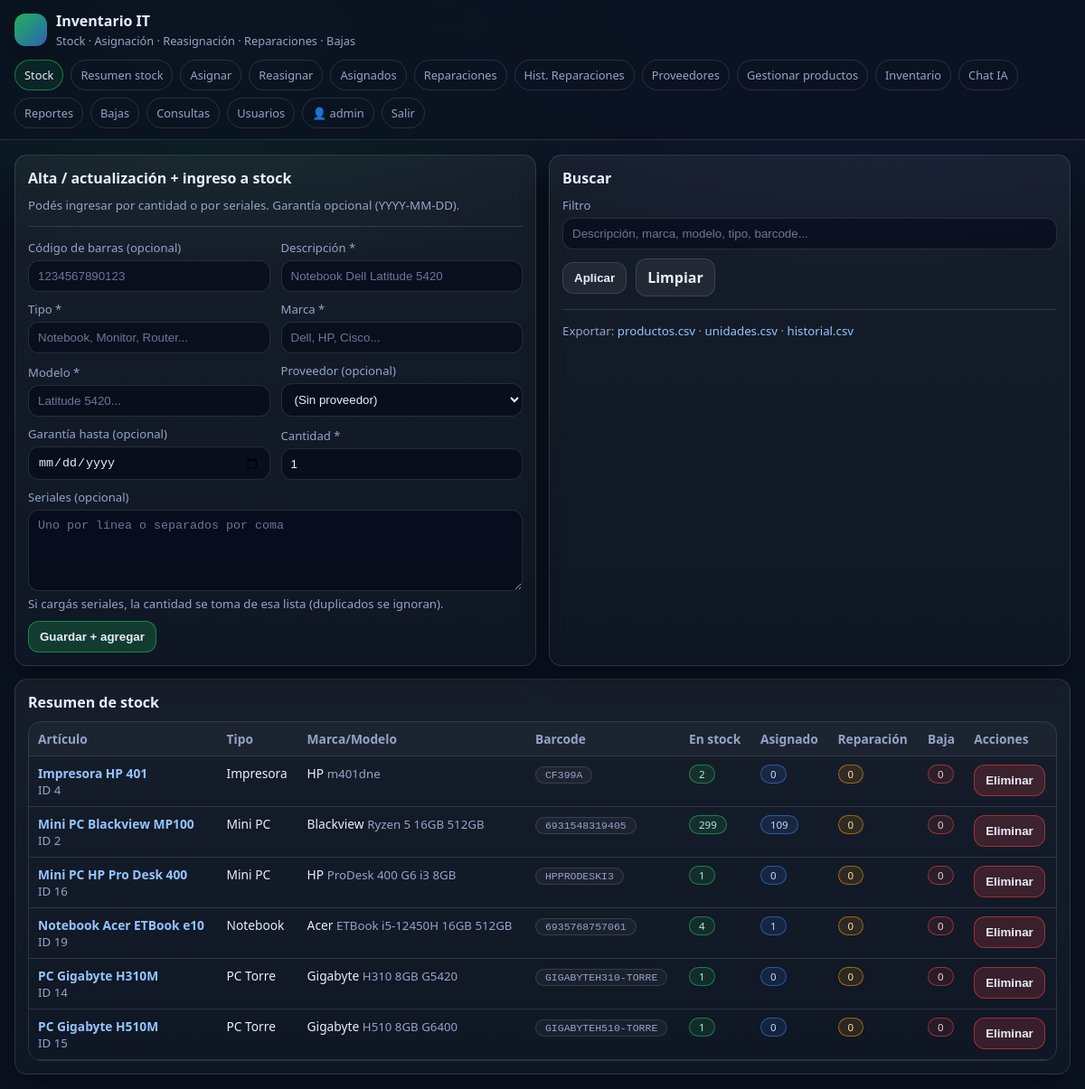
/stock (signed in), run on the app's committed database.
### tables this page shows
CREATE TABLE users (
      id INTEGER PRIMARY KEY AUTOINCREMENT,
      username TEXT UNIQUE NOT NULL,
      password_hash TEXT NOT NULL,
      is_admin INTEGER NOT NULL DEFAULT 0,
      created_at TEXT NOT NULL
    );

CREATE TABLE products (
      id INTEGER PRIMARY KEY AUTOINCREMENT,
      barcode TEXT,
      descripcion TEXT NOT NULL,
      tipo TEXT NOT NULL,
      marca TEXT NOT NULL,
      modelo TEXT NOT NULL,
      proveedor_id INTEGER REFERENCES providers(id),
      created_at TEXT NOT NULL
    );

### app.py (the view)
@app.route("/stock")
@login_required
def stock():
    q = (request.args.get("q") or "").strip().lower()
    db = get_db()
    products = db.execute("""
      SELECT p.*,
        SUM(CASE WHEN u.status='IN_STOCK' THEN 1 ELSE 0 END) AS in_stock,
        SUM(CASE WHEN u.status='ASSIGNED' THEN 1 ELSE 0 END) AS assigned,
        SUM(CASE WHEN u.status='IN_REPAIR' THEN 1 ELSE 0 END) AS in_repair,
        SUM(CASE WHEN u.status='RETIRED' THEN 1 ELSE 0 END) AS retired
      FROM products p
      LEFT JOIN units u ON u.product_id = p.id
      GROUP BY p.id
      ORDER BY p.descripcion COLLATE NOCASE
    """).fetchall()
    if q:
        products = [p for p in products if q in f"{p['descripcion']} {p['tipo']} {p['marca']} {p['modelo']} {p['barcode'] or ''}".lower()]
    providers = db.execute("SELECT id,nombre FROM providers ORDER BY nombre COLLATE NOCASE").fetchall()
    tipos = [r["tipo"] for r in db.execute("SELECT DISTINCT tipo FROM products WHERE tipo IS NOT NULL AND TRIM(tipo)<>'' ORDER BY tipo COLLATE NOCASE").fetchall()]
    descripciones = [r["descripcion"] for r in db.execute("SELECT DISTINCT descripcion FROM products WHERE descripcion IS NOT NULL AND TRIM(descripcion)<>'' ORDER BY descripcion COLLATE NOCASE").fetchall()]
    marcas = [r["marca"] for r in db.execute("SELECT DISTINCT marca FROM products WHERE marca IS NOT NULL AND TRIM(marca)<>'' ORDER BY marca COLLATE NOCASE").fetchall()]
    modelos = [r["modelo"] for r in db.execute("SELECT DISTINCT modelo FROM products WHERE modelo IS NOT NULL AND TRIM(modelo)<>'' ORDER BY modelo COLLATE NOCASE").fetchall()]
    return render_template("stock.html", products=products, q=q, providers=providers, tipos=tipos, descripciones=descripciones, marcas=marcas, modelos=modelos)

### app.py (called while the page is built)
def get_db() -> sqlite3.Connection:
    if "db" not in g:
        conn = sqlite3.connect(DB_PATH)
        conn.row_factory = sqlite3.Row
        g.db = conn
        ensure_schema_migrations(g.db)
    return g.db

def ensure_schema_migrations(db):
    try:
        cols = [r["name"] for r in db.execute("PRAGMA table_info(products)").fetchall()]
        if "proveedor_id" not in cols:
            db.execute("ALTER TABLE products ADD COLUMN proveedor_id INTEGER")
            db.commit()
    except Exception:
        pass
    try:
        cols_u = [r["name"] for r in db.execute("PRAGMA table_info(units)").fetchall()]
        if "purchase_provider_id" not in cols_u:
            db.execute("ALTER TABLE units ADD COLUMN purchase_provider_id INTEGER")
            db.commit()
    except Exception:
        pass
    try:
        db.execute("DROP INDEX IF EXISTS idx_products_barcode")
        db.execute("CREATE UNIQUE INDEX IF NOT EXISTS idx_products_barcode_provider ON products(barcode, IFNULL(proveedor_id,0)) WHERE barcode IS NOT NULL AND barcode != ''")
        db.commit()
    except Exception:
        pass

def login_required(fn):
    @wraps(fn)
    def wrapper(*args, **kwargs):
        if not session.get("user_id"):
            return redirect(url_for("login", next=request.path))
        return fn(*args, **kwargs)
    return wrapper

def current_user():
    uid = session.get("user_id")
    if not uid:
        return None
    db = get_db()
    return db.execute("SELECT * FROM users WHERE id = ?", (uid,)).fetchone()

@app.before_request
def _fk_on():
    db = get_db()
    db.execute("PRAGMA foreign_keys=ON;")

@app.teardown_appcontext
def _close(e=None):
    close_db(e)

@app.context_processor
def inject_globals():
    return {"me": current_user()}

### templates/stock.html (shortened to what this page needs)
{% extends "base.html" %}
{% from "_macros.html" import short_date %}
{% set title="Stock" %}
{% set active="stock" %}
{% block content %}
<div class="grid two">
  <div class="card">
    <h2>Alta / actualización + ingreso a stock</h2>
    <div class="muted">Podés ingresar por cantidad o por seriales. Garantía opcional (YYYY-MM-DD).</div>
    <hr class="sep">
    <form id="pForm">
      <div>
        <label>Código de barras (opcional)</label>
        <input name="barcode" placeholder="1234567890123">
      </div>
      <div>
        <label>Descripción *</label>
        <input name="descripcion" required placeholder="Notebook Dell Latitude 5420" list="dl_descripciones">
      </div>
      <div>
        <label>Tipo *</label>
        <input name="tipo" required placeholder="Notebook, Monitor, Router..." list="dl_tipos">
      </div>
      <div>
        <label>Marca *</label>
        <input name="marca" required placeholder="Dell, HP, Cisco..." list="dl_marcas">
      </div>
      <div>
        <label>Modelo *</label>
        <input name="modelo" required placeholder="Latitude 5420..." list="dl_modelos">
      </div>
      <div>
        <label>Proveedor (opcional)</label>
        <select name="proveedor_id">
          <option value="0">(Sin proveedor)</option>
        </select>
      </div>
      <div>
        <label>Garantía hasta (opcional)</label>
        <input name="warranty_until" type="date">
      </div>
      <div>
        <label>Cantidad *</label>
        <input name="qty" type="number" min="1" value="1" required>
      </div>
      <div style="grid-column:1/-1;">
        <label>Seriales (opcional)</label>
        <textarea name="serials" placeholder="Uno por línea o separados por coma"></textarea>
        <div class="muted">Si cargás seriales, la cantidad se toma de esa lista (duplicados se ignoran).</div>
      </div>
      <div style="display:flex; gap:10px; align-items:center;">
        <button class="btn primary" type="submit">Guardar + agregar</button>
      </div>
    </form>
  </div>
  <div class="card">
    <h2>Buscar</h2>
    <form method="get">
      <div style="grid-column:1/-1;">
        <label>Filtro</label>
        <input name="q" value="{{ q }}" placeholder="Descripción, marca, modelo, tipo, barcode...">
      </div>
      <div style="display:flex; gap:10px; align-items:center;">
        <button class="btn" type="submit">Aplicar</button>
        <a class="btn" href="{{ url_for('stock') }}">Limpiar</a>
      </div>
    </form>
    <hr class="sep">
    <div class="muted">Exportar: <a href="/export/productos.csv">productos.csv</a> · <a href="/export/unidades.csv">unidades.csv</a> · <a href="/export/historial.csv">historial.csv</a></div>
  </div>
</div>
<div class="card" style="margin-top:14px;">
  <h2>Resumen de stock</h2>
  <div class="table-wrap">
    <table>
      <thead>
        <tr>
          <th>Artículo</th><th>Tipo</th><th>Marca/Modelo</th><th>Barcode</th>
          <th>En stock</th><th>Asignado</th><th>Reparación</th><th>Baja</th><th>Acciones</th>
        </tr>
      </thead>
      <tbody>
        {% for p in products %}
        {% if (p.in_stock or 0) > 0 %}
        <tr>
          <td><a href="#" class="js-info" data-kind="product" data-id="{{ p.id }}"><b>{{ p.descripcion }}</b></a><div class="muted">ID {{ p.id }}</div></td>
          <td>{{ p.tipo }}</td>
          <td>{{ p.marca }} <span class="muted">{{ p.modelo }}</span></td>
          <td>{% if p.barcode %}<span class="badge mono">{{ p.barcode }}</span>{% else %}<span class="muted">-</span>{% endif %}</td>
          <td><span class="badge ok">{{ p.in_stock or 0 }}</span></td>
          <td><span class="badge blue">{{ p.assigned or 0 }}</span></td>
          <td><span class="badge warn">{{ p.in_repair or 0 }}</span></td>
          <td><span class="badge danger">{{ p.retired or 0 }}</span></td>
          <td>
            <button class="btn danger btn-sm js-del" data-id="{{ p.id }}" data-desc="{{ p.descripcion|e }}">Eliminar</button>
          </td>
        </tr>
        {% endif %}
        {% endfor %}
      </tbody>
    </table>
  </div>
</div>
{% endblock %}

### templates/base.html (shortened to what this page needs)
{% from "_macros.html" import short_date %}
<!doctype html>
<html lang="es">
<head>
  <link rel="stylesheet" href="{{ url_for('static', filename='style.css') }}">
</head>
<body>
  <div class="topbar">
    <div class="nav">
      <div class="brand">
        <div class="logo"></div>
        <div>
          <h1>Inventario IT</h1>
          <div class="sub">Stock · Asignación · Reasignación · Reparaciones · Bajas</div>
        </div>
      </div>
      <div class="menu">
        {% if me %}
          <a class="pill {% if active=='stock' %}active{% endif %}" href="{{ url_for('stock') }}">Stock</a>
          <a class="pill {% if active=='stock_all' %}active{% endif %}" href="{{ url_for('stock_all') }}">Resumen stock</a>
          <a class="pill {% if active=='assign' %}active{% endif %}" href="{{ url_for('assign_page') }}">Asignar</a>
          <a class="pill {% if active=='reassign' %}active{% endif %}" href="{{ url_for('reassign_page') }}">Reasignar</a>
          <a class="pill {% if active=='assigned' %}active{% endif %}" href="{{ url_for('assigned_page') }}">Asignados</a>
          <a class="pill {% if active=='repairs' %}active{% endif %}" href="{{ url_for('repairs_page') }}">Reparaciones</a>
          <a class="pill {% if active=='repairs_history' %}active{% endif %}" href="{{ url_for('repairs_history_page') }}">Hist. Reparaciones</a>
          <a class="pill {% if active=='providers' %}active{% endif %}" href="{{ url_for('providers_page') }}">Proveedores</a>
        <a class="pill {% if active=='manage_products' %}active{% endif %}" href="{{ url_for('manage_products_page') }}">Gestionar productos</a>
        <a class="pill {% if active=='inventory' %}active{% endif %}" href="{{ url_for('inventory_page') }}">Inventario</a>
        <a class="pill {% if active=='ai_chat' %}active{% endif %}" href="{{ url_for('ai_chat_page') }}">Chat IA</a>
        <a class="pill {% if active=='reports' %}active{% endif %}" href="{{ url_for('reports_page') }}">Reportes</a>
          <a class="pill {% if active=='retired' %}active{% endif %}" href="{{ url_for('retired_page') }}">Bajas</a>
          <a class="pill {% if active=='queries' %}active{% endif %}" href="{{ url_for('queries_page') }}">Consultas</a>
          {% if me.is_admin %}
            <a class="pill {% if active=='users' %}active{% endif %}" href="{{ url_for('users_page') }}">Usuarios</a>
          {% endif %}
          <span class="pill">👤 {{ me.username }}</span>
          <a class="pill" href="{{ url_for('logout') }}">Salir</a>
        {% endif %}
      </div>
    </div>
  </div>
  <div class="container">
    {% block content %}{% endblock %}
  </div>
</body>
</html>

### static/style.css (style rules this page uses)
:root { --bg: #0b1220; --panel: #0f1a2f; --card: #0c1629; --muted: #93a4c7; --text: #e7eefc; --border: rgba(255,255,255,.12); --accent: #22c55e; --warn: #f59e0b; --danger: #ef4444; --link: #93c5fd; --shadow: 0 10px 30px rgba(0,0,0,.35); --mono: ui-monospace, SFMono-Regular, Menlo, Monaco, Consolas, "Liberation Mono", monospace; }
* { box-sizing:border-box; }
body { margin:0; font-family: system-ui, -apple-system, Segoe UI, Roboto, sans-serif; background: radial-gradient(900px 500px at 20% 0%, rgba(34,197,94,.15), transparent 60%), radial-gradient(900px 500px at 80% 0%, rgba(59,130,246,.12), transparent 60%), var(--bg); color: var(--text); }
a { color: var(--link); text-decoration:none; }
.topbar { position:sticky; top:0; z-index:20; background: rgba(11,18,32,.85); backdrop-filter: blur(10px); border-bottom:1px solid var(--border); }
.nav { max-width:1200px; margin:0 auto; padding:12px 16px; display:flex; gap:12px; align-items:center; justify-content:space-between; flex-wrap:wrap; }
.brand { display:flex; gap:10px; align-items:center; }
.logo { width:36px; height:36px; border-radius:12px; background: linear-gradient(135deg, rgba(34,197,94,.9), rgba(59,130,246,.7)); box-shadow: var(--shadow); }
.brand h1 { margin:0; font-size:1rem; }
.brand .sub { color: var(--muted); font-size:.8rem; margin-top:2px; }
.menu { display:flex; flex-wrap:wrap; gap:8px; align-items:center; }
.pill { padding:7px 10px; border:1px solid var(--border); border-radius:999px; color: var(--muted); font-size:.8rem; }
.pill.active { border-color: rgba(34,197,94,.55); color: var(--text); background: rgba(34,197,94,.10); }
.container { max-width:1200px; margin:0 auto; padding:16px; }
.grid { display:grid; grid-template-columns: 1fr; gap:14px; }
@media (min-width: 900px) { .grid.two { grid-template-columns: 1fr 1fr; } }
.card { background: linear-gradient(180deg, rgba(255,255,255,.05), rgba(255,255,255,.02)); border: 1px solid var(--border); border-radius: 14px; padding:14px; box-shadow: var(--shadow); }
.card h2 { margin:0 0 10px 0; font-size:1rem; }
.muted { color: var(--muted); font-size:.83rem; }
hr.sep { border:none; border-top:1px solid var(--border); margin:14px 0; }
form { display:grid; grid-template-columns: repeat(auto-fit, minmax(210px, 1fr)); gap:10px 12px; align-items:end; }
label { display:block; margin:0 0 5px 0; color: var(--muted); font-size:.82rem; }
input, select, textarea { width:100%; padding:9px 10px; border-radius:12px; border:1px solid var(--border); background: rgba(2,6,23,.55); color: var(--text); outline:none; }
textarea { min-height:90px; resize:vertical; }
input::placeholder, textarea::placeholder { color: rgba(147,164,199,.7); }
.btn { padding:9px 12px; border-radius:12px; border:1px solid var(--border); background: rgba(255,255,255,.06); color: var(--text); cursor:pointer; font-weight:600; }
.btn.primary { background: rgba(34,197,94,.22); border-color: rgba(34,197,94,.55); }
.btn.danger { background: rgba(239,68,68,.18); border-color: rgba(239,68,68,.55); }
.table-wrap { overflow:auto; border-radius:14px; border:1px solid var(--border); }
table { width:100%; border-collapse:collapse; font-size:.86rem; min-width: 860px; }
th, td { padding:9px 10px; border-bottom:1px solid var(--border); vertical-align:top; }
th { text-align:left; color: var(--muted); background: rgba(255,255,255,.03); position:sticky; top:0; }
.badge { display:inline-block; padding:2px 10px; border-radius:999px; border:1px solid var(--border); font-size:.72rem; color: var(--muted); background: rgba(255,255,255,.04); }
.badge.ok { color:#a7f3d0; border-color: rgba(34,197,94,.55); background: rgba(34,197,94,.12); }
.badge.blue { color:#bfdbfe; border-color: rgba(59,130,246,.55); background: rgba(59,130,246,.12); }
.badge.warn { color:#fde68a; border-color: rgba(245,158,11,.55); background: rgba(245,158,11,.12); }
.badge.danger { color:#fecaca; border-color: rgba(239,68,68,.55); background: rgba(239,68,68,.10); }
.badge.mono { font-family: var(--mono); }

### data on the page
users: username "admin"
products: descripcion "Impresora HP 401", id "4", tipo "Impresora", marca "HP", modelo "m401dne", barcode "CF399A", in_stock "2", assigned "0", in_repair "0", retired "0"
products: descripcion "Mini PC Blackview MP100", id "2", tipo "Mini PC", marca "Blackview", modelo "Ryzen 5 16GB 512GB", barcode "6931548319405", in_stock "299", assigned "109", in_repair "0", retired "0"
products: descripcion "Mini PC HP Pro Desk 400", id "16", tipo "Mini PC", marca "HP", modelo "ProDesk 400 G6 i3 8GB", barcode "HPPRODESKI3", proveedor "1", assigned "0", in_repair "0", retired "0"
products: descripcion "Notebook Acer ETBook e10", id "19", tipo "Notebook", marca "Acer", modelo "ETBook i5-12450H 16GB 512GB", barcode "6935768757061", in_stock "4", assigned "1", in_repair "0", retired "0"
products: descripcion "PC Gigabyte H310M", id "14", tipo "PC Torre", marca "Gigabyte", modelo "H310 8GB G5420", barcode "GIGABYTEH310-TORRE", in_stock "1", assigned "0", in_repair "0", retired "0"
products: descripcion "PC Gigabyte H510M", id "15", tipo "PC Torre", marca "Gigabyte", modelo "H510 8GB G6400", barcode "GIGABYTEH510-TORRE", in_stock "1", assigned "0", in_repair "0", retired "0"
